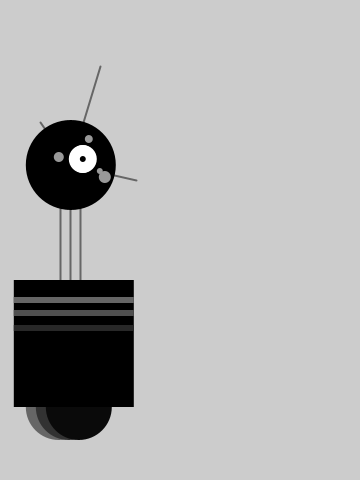
Frame 1 (no input)
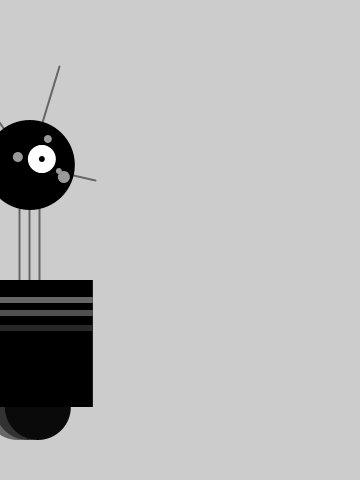
Frame 60 (the mouse pressed at the canvas centre just before this capture)
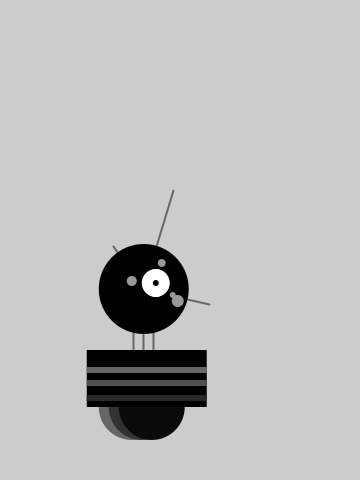
Frame 120 (the mouse held since frame 60 and released just before this capture)

The Processing sketch that drew these frames (run headless with seeded random() and noise(); from frame 60 on, the mouse is pressed at the canvas centre):

// Processing sketch: processing_55823
// ── processing_55823.pde

float x = 60;          // X-coordinate 
float y = 440;         // Y-coordinate 
int radius = 45;       // Head Radius 
int bodyHeight = 160;  // Body Height 
int neckHeight = 70;   // Neck Height 
float easing = 0.02; 
void setup() { 
  size(360, 480); 
  smooth(); 
  strokeWeight(2);
  
    ellipseMode(RADIUS); 
} 
void draw() { 
  
  int targetX = mouseX; 
  x += (targetX - x) * easing; 
    
  if (mousePressed) { 
    neckHeight = 16; 
    bodyHeight = 90; 
  } else { 
    neckHeight = 70; 
    bodyHeight = 160; 
  } 
  
  float ny = y - bodyHeight - neckHeight - radius; 
  
  background(204); 

// Neck
stroke(102);               //Set stroke to gray
line(x+2, y-bodyHeight, x+2, ny); 
line(x+12, y-bodyHeight, x+12, ny); 
line(x+22, y-bodyHeight, x+22, ny); 

//antennae
line(x+12, ny, x-18, ny-43); 
line(x+12, ny, x+42, ny-99); 
line(x+12, ny, x+78, ny+15); 

//body
noStroke();                //disable stroke
fill(102);                 //set fill to gray
ellipse(x, y-33, 33, 33); //antigavity orb
fill(50);                  //set fill to gray
ellipse(x+10, y-33, 33, 33); //antigraviety orb
fill(10);                  //set fill to gray
ellipse(x+20, y-33, 33, 33); //antigraviety orb
fill(0);                   //set fil to black
rect(x-45, y-bodyHeight, 120, bodyHeight-33);   //main body
fill(102);                 //set fill to gray
rect(x-45, y-bodyHeight+17,120, 6);     //gray stripe
fill(80);                 //set fill to gray
rect(x-45, y-bodyHeight+30, 120, 6);     //gray stripe
fill(40);                 //set fill to gray
rect(x-45, y-bodyHeight+45, 120, 6);     //gray stripe

//head
fill(0);                   //set fill to black
ellipse(x+12, ny, radius, radius); //head
fill (255);                //set fill to white
ellipse(x+24, ny-6, 14, 14); //large eye
fill(0);                   // set fill to black
ellipse(x+24, ny-6, 3, 3);   //pupil
fill (255);                //set fill to white
ellipse( x+24, ny-6, 12, 14); //large eye
fill(0);                   // set fill to black
ellipse(x+24, ny-6, 3, 3);   //pupil
fill(153);                 //set fill to light gray
ellipse(x, ny-8, 5, 5);   //small eye 1
ellipse(x+30, ny-26, 4, 4);   //small eye 2
ellipse(x+41, ny+6, 3, 3);   //small eye 3
ellipse(x+46, ny+12, 6, 6);   //small eye4

}
